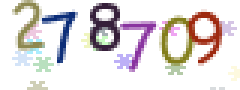
%> input picture auth_img.png, 80 x 30 px (shown 3 times larger); the run also reads 4 pictures not shown here
$ octave final.m   (GNU Octave 9; MATLAB toolbox functions it lacks are replaced by stand-ins)
%> lines starting %> are read from the running program, lines starting %| are printed output that depends on the picture; in (x1, y1, x2, y2) boxes, pixels count from 0 and x2, y2 are one past the last pixel; in counts of white or black regions, pixels touching at a corner belong together; the program's own positions count from 1
### doEverything.m
function out=doEverything(pic);
%% zero
zero_std=[0,0,0,0,1,1,1,1,0,0,0,0;0,0,1,1,1,1,1,1,1,0,0,0;0,1,1,1,1,1,1,1,1,1,0,0;0,1,1,1,0,0,0,1,1,1,1,0;1,1,1,1,0,0,0,0,1,1,1,0;1,1,1,0,0,0,0,0,0,1,1,1;1,1,1,0,0,0,0,0,0,1,1,1;1,1,1,0,0,0,0,0,0,1,1,1;1,1,1,0,0,0,0,0,0,1,1,1;1,1,1,0,0,0,0,0,0,1,1,1;1,1,1,0,0,0,0,0,0,1,1,1;1,1,1,0,0,0,0,0,0,1,1,1;0,1,1,1,0,0,0,0,1,1,1,0;0,1,1,1,1,0,0,0,1,1,1,0;0,0,1,1,1,1,1,1,1,1,1,0;0,0,1,1,1,1,1,1,1,1,0,0;0,0,0,0,1,1,1,1,0,0,0,0];
%% one
one_std=[0,0,1,1,1,0,0;0,1,1,1,1,0,0;1,1,1,1,1,0,0;1,1,1,1,1,0,0;0,0,1,1,1,0,0;0,0,1,1,1,0,0;0,0,1,1,1,0,0;0,0,1,1,1,0,0;0,0,1,1,1,0,0;0,0,1,1,1,0,0;0,0,1,1,1,0,0;0,0,1,1,1,0,0;0,0,1,1,1,0,0;0,0,1,1,1,0,0;1,1,1,1,1,1,1;1,1,1,1,1,1,1];
%% two
two_std=[0,0,0,1,1,1,0,0,0;0,1,1,1,1,1,1,1,0;1,1,1,1,1,1,1,1,1;1,1,1,1,0,1,1,1,1;1,1,0,0,0,0,1,1,1;0,0,0,0,0,0,1,1,1;0,0,0,0,0,0,1,1,1;0,0,0,0,0,1,1,1,1;0,0,0,1,1,1,1,1,0;0,0,1,1,1,1,1,0,0;0,1,1,1,1,1,0,0,0;1,1,1,1,0,0,0,0,0;1,1,1,0,0,0,0,0,0;1,1,1,0,0,0,0,0,0;1,1,1,1,1,1,1,1,0;1,1,1,1,1,1,1,1,1;1,1,1,1,1,1,1,1,1];
%% three
three_std=[0,0,0,1,1,1,1,1,0,0,0;0,1,1,1,1,1,1,1,1,0,0;1,1,1,1,1,1,1,1,1,1,0;0,1,1,0,0,0,0,1,1,1,0;0,0,0,0,0,0,0,1,1,1,0;0,0,0,0,0,0,0,1,1,1,0;0,0,0,0,1,1,1,1,1,1,0;0,0,0,1,1,1,1,1,1,0,0;0,0,0,1,1,1,1,1,1,1,0;0,0,0,0,0,0,0,1,1,1,1;0,0,0,0,0,0,0,0,1,1,1;0,0,0,0,0,0,0,0,1,1,1;0,1,0,0,0,0,0,0,1,1,1;1,1,1,1,0,0,0,1,1,1,1;0,1,1,1,1,1,1,1,1,1,0;0,1,1,1,1,1,1,1,1,0,0;0,0,0,1,1,1,1,0,0,0,0];
%% four
four_std=[0,0,0,0,0,0,1,1,1,0,0;0,0,0,0,0,1,1,1,1,0,0;0,0,0,0,0,1,1,1,1,0,0;0,0,0,0,1,1,1,1,1,0,0;0,0,0,0,1,1,0,1,1,0,0;0,0,0,1,1,1,0,1,1,0,0;0,0,1,1,1,0,0,1,1,0,0;0,0,1,1,1,0,0,1,1,0,0;0,1,1,1,0,0,0,1,1,0,0;1,1,1,1,0,0,0,1,1,0,0;1,1,1,1,1,1,1,1,1,1,1;1,1,1,1,1,1,1,1,1,1,1;0,0,0,0,0,0,0,1,1,0,0;0,0,0,0,0,0,0,1,1,0,0;0,0,0,0,0,0,0,1,1,0,0;0,0,0,0,0,0,0,1,1,0,0];
%% five
five_std=[1,1,1,1,1,1,1,1,1,1,1,0;1,1,1,1,1,1,1,1,1,1,1,0;1,1,1,1,1,1,1,1,1,1,0,0;1,1,1,0,0,0,0,0,0,0,0,0;1,1,1,1,1,1,1,1,1,0,0,0;1,1,1,1,1,1,1,1,1,1,0,0;1,1,1,1,1,1,1,1,1,1,1,0;1,1,1,1,0,0,0,0,1,1,1,0;1,1,1,0,0,0,0,0,0,1,1,1;0,0,0,0,0,0,0,0,0,1,1,1;0,0,0,0,0,0,0,0,0,1,1,1;0,0,0,0,0,0,0,0,1,1,1,0;1,1,1,0,0,0,0,0,1,1,1,0;1,1,1,1,0,0,1,1,1,1,1,0;1,1,1,1,1,1,1,1,1,1,0,0;0,1,1,1,1,1,1,1,1,0,0,0;0,0,0,0,1,1,0,0,0,0,0,0];
%% six
six_std=[0,0,0,0,0,0,1,1,0,0,0,0;0,0,0,0,0,1,1,1,1,0,0,0;0,0,0,0,1,1,1,1,0,0,0,0;0,0,0,1,1,1,1,0,0,0,0,0;0,0,1,1,1,1,0,0,0,0,0,0;0,0,1,1,1,0,0,0,0,0,0,0;0,1,1,1,0,1,1,1,1,0,0,0;0,1,1,1,1,1,1,1,1,1,1,0;1,1,1,1,1,1,1,1,1,1,1,0;1,1,1,1,0,0,0,0,1,1,1,1;1,1,1,0,0,0,0,0,0,1,1,1;1,1,1,0,0,0,0,0,0,1,1,1;1,1,1,0,0,0,0,0,0,1,1,1;0,1,1,1,0,0,0,0,1,1,1,1;0,1,1,1,1,1,1,1,1,1,1,0;0,0,1,1,1,1,1,1,1,1,0,0;0,0,0,1,1,1,1,1,1,0,0,0];
%% seven
seven_std=[1,1,1,1,1,1,1,1,1,1,1,1;1,1,1,1,1,1,1,1,1,1,1,1;1,1,1,1,1,1,1,1,1,1,1,1;0,0,0,0,0,0,0,1,1,1,1,0;0,0,0,0,0,0,0,1,1,1,0,0;0,0,0,0,0,0,1,1,1,0,0,0;0,0,0,0,0,0,1,1,1,0,0,0;0,0,0,0,0,1,1,1,1,0,0,0;0,0,0,0,0,1,1,1,0,0,0,0;0,0,0,0,0,1,1,1,0,0,0,0;0,0,0,0,1,1,1,1,0,0,0,0;0,0,0,0,1,1,1,0,0,0,0,0;0,0,0,0,1,1,1,0,0,0,0,0;0,0,0,1,1,1,1,0,0,0,0,0;0,0,0,1,1,1,0,0,0,0,0,0;0,0,0,1,1,1,0,0,0,0,0,0;0,0,0,1,1,0,0,0,0,0,0,0];
%% eight
eight_std=[0,0,1,1,1,1,1,1,1,0,0;0,1,1,1,1,1,1,1,1,1,0;1,1,1,1,1,1,1,1,1,1,0;1,1,1,0,0,0,0,0,1,1,1;1,1,1,0,0,0,0,0,1,1,1;1,1,1,1,0,0,1,1,1,1,0;1,1,1,1,1,1,1,1,1,1,0;0,1,1,1,1,1,1,1,1,0,0;1,1,1,1,1,1,1,1,1,1,0;1,1,1,0,0,0,0,1,1,1,0;1,1,1,0,0,0,0,0,1,1,0;1,1,1,0,0,0,0,0,1,1,1;1,1,1,0,0,0,0,1,1,1,0;1,1,1,1,0,0,1,1,1,1,0;1,1,1,1,1,1,1,1,1,1,0;0,1,1,1,1,1,1,1,1,0,0;0,0,0,0,1,1,0,0,0,0,0];
%% nine
nine_std=[0,0,0,1,1,1,1,1,0,0,0;0,0,1,1,1,1,1,1,1,0,0;0,1,1,1,1,1,1,1,1,1,0;1,1,1,1,0,0,0,1,1,1,1;1,1,1,0,0,0,0,0,1,1,1;1,1,1,0,0,0,0,0,0,1,1;1,1,1,0,0,0,0,0,0,1,1;1,1,1,0,0,0,0,0,1,1,1;1,1,1,1,0,0,0,1,1,1,1;0,1,1,1,1,1,1,1,1,1,1;0,1,1,1,1,1,1,1,1,1,1;0,0,0,1,1,1,1,1,1,1,1;0,0,0,0,0,0,0,1,1,1,0;0,0,0,0,0,0,1,1,1,1,0;0,0,0,0,0,1,1,1,1,0,0;0,0,0,1,1,1,1,1,0,0,0;0,0,1,1,1,1,1,0,0,0,0;0,0,1,1,1,0,0,0,0,0,0];
%% resize num
zero_std=resize30(zero_std);
one_std=resize30(one_std);
two_std=resize30(two_std);
three_std=resize30(three_std);
four_std=resize30(four_std);
five_std=resize30(five_std);
six_std=resize30(six_std);
seven_std=resize30(seven_std);
eight_std=resize30(eight_std);
nine_std=resize30(nine_std);
%% Start
pic_new=preprocess(pic);
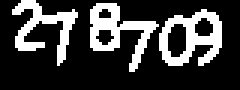
%> pic_new: size 30x80 single (shown 3 times larger); values 0 (black) and 1 (white), 24% white; 3 white regions, box (x1, y1, x2, y2) and area: (53, 3, 74, 22) 207, (30, 1, 53, 24) 198, (4, 0, 26, 22) 171
L=bwlabel(pic_new,4);
%> L: size 30x80 double; 4 distinct labels, from 0 to 3
[ele1 ele2 ele3 ele4 ele5 ele6]=cut(L,pic,0);
ele1(ele1>0)=1;
ele2(ele2>0)=1;
ele3(ele3>0)=1;
ele4(ele4>0)=1;
ele5(ele5>0)=1;
ele6(ele6>0)=1;
[ans1 ans2 ans3 ans4 ans5 ans6]=findAns(ele1,ele2,ele3,ele4,ele5,ele6,zero_std,one_std,two_std,three_std,four_std,five_std,six_std,seven_std,eight_std,nine_std);
out=[ans1 ans2 ans3 ans4 ans5 ans6];

### cut.m
function [ele1 ele2 ele3 ele4 ele5 ele6]=cut(L,input,flag);
%> called with flag = 0
[M N]=size(L);
t=1;
word=1;
for k=1:6
    lx=100;ly=100;rx=0;ry=0;
    for i=1:M
        for j=1:N
            if i<lx && L(i,j)==k lx=i;
            end
            if i>rx && L(i,j)==k rx=i;
            end
            if j<ly && L(i,j)==k ly=j;
            end
            if j>ry && L(i,j)==k ry=j;
            end
        end
    end
    %lx,rx,ly,ry
    if ry-ly>=15 && lx~=100 && flag==0
        %lx,ly,rx,ry
        image=input;
        image=im2uint8(image);
        image(image<20)=0;
        image=im2single(image);
        get=image(lx:rx,ly:ry);
        %[tmp1 tmp2 tmp1_ori tmp2_ori]=extractConnect(get);
        %tmp1,get,tmp2
        if ry-ly<30
            [tmp1 tmp2]=extractMulti_Connect(get,2);
            %tmp1=ext(1);tmp2=ext(2);
            %sum(tmp1(:)),sum(tmp2(:))
            if sum(tmp1(:))==0 || sum(tmp2(:))==0
                [tmp1 tmp2]=extractMulti_Connect_New(get,2);
            end
            if sum(tmp1(:))==0 || sum(tmp2(:))==0
                [tmp1 tmp2]=extractMulti_Connect_Super(get,2);
            end
            tmp1=cut(tmp1,tmp1,1);
            %tmp1=cut(tmp1,tmp1);
            tmp2=cut(tmp2,tmp2,1);
            %tmp2=cut(tmp2,tmp2);
            tmp1(tmp1>0)=1;
            tmp2(tmp2>0)=1;
            if t==1
                ele1=tmp1;
                ele2=tmp2;
            elseif t==2
                ele2=tmp1;
                ele3=tmp2;
            elseif t==3
                ele3=tmp1;
                ele4=tmp2;
            elseif t==4
                ele4=tmp1;
                ele5=tmp2;
            elseif t==5
                ele5=tmp1;
                ele6=tmp2;
            end
            word=word+1;
            t=t+2;
            k=k+2;
            continue;
        elseif ry-ly<40
            [tmp1 tmp2 tmp3]=extractMulti_Connect(get,3);
            %sum(tmp1(:)),sum(tmp2(:)),sum(tmp3(:))
            if sum(tmp1(:))==0 || sum(tmp2(:))==0 || sum(tmp3(:))==0
                [tmp1 tmp2 tmp3]=extractMulti_Connect_New(get,3);
            end
            if sum(tmp1(:))==0 || sum(tmp2(:))==0 || sum(tmp3(:))==0
                [tmp1 tmp2 tmp3]=extractMulti_Connect_Super(get,3);
            end
            tmp1=cut(tmp1,tmp1,1);
            tmp2=cut(tmp2,tmp2,1);
            tmp3=cut(tmp3,tmp3,1);
            tmp1(tmp1>0)=1;
            tmp2(tmp2>0)=1;
            tmp3(tmp3>0)=1;
            if t==1
                ele1=tmp1;
                ele2=tmp2;
                ele3=tmp3;
            elseif t==2
                ele2=tmp1;
                ele3=tmp2;
                ele4=tmp3;
            elseif t==3
                ele3=tmp1;
                ele4=tmp2;
                ele5=tmp3;
            elseif t==4
                ele4=tmp1;
                ele5=tmp2;
                ele6=tmp3;
            end
            word=word+1;
            t=t+3;
            k=k+3;
            continue;
        elseif ry-ly<50
            [tmp1 tmp2 tmp3 tmp4]=extractMulti_Connect(get,4);
            %sum(tmp1(:)),sum(tmp2(:)),sum(tmp3(:)),sum(tmp4(:))
            if sum(tmp1(:))==0 || sum(tmp2(:))==0 || sum(tmp3(:))==0 || sum(tmp4(:))==0
                [tmp1 tmp2 tmp3 tmp4]=extractMulti_Connect_New(get,4);
            end
            if sum(tmp1(:))==0 || sum(tmp2(:))==0 || sum(tmp3(:))==0 || sum(tmp4(:))==0
                [tmp1 tmp2 tmp3 tmp4]=extractMulti_Connect_Super(get,4);
            end
            tmp1=cut(tmp1,tmp1,1);
            tmp2=cut(tmp2,tmp2,1);
            tmp3=cut(tmp3,tmp3,1);
            tmp4=cut(tmp4,tmp4,1);
            tmp1(tmp1>0)=1;
            tmp2(tmp2>0)=1;
            tmp3(tmp3>0)=1;
            tmp4(tmp4>0)=1;
            if t==1
                ele1=tmp1;
                ele2=tmp2;
                ele3=tmp3;
                ele4=tmp4;
            elseif t==2
                ele2=tmp1;
                ele3=tmp2;
                ele4=tmp3;
                ele5=tmp4;
            elseif t==3
                ele3=tmp1;
                ele4=tmp2;
                ele5=tmp3;
                ele6=tmp4;
            end
            word=word+1;
            t=t+4;
            k=k+4;
            continue;
        else
            [tmp1 tmp2 tmp3 tmp4 tmp5]=extractMulti_Connect(get,5);
            %sum(tmp1(:)),sum(tmp2(:)),sum(tmp3(:)),sum(tmp4(:)),sum(tmp5(:))
            if sum(tmp1(:))==0 || sum(tmp2(:))==0 || sum(tmp3(:))==0 || sum(tmp4(:))==0 || sum(tmp5(:))==0
                [tmp1 tmp2 tmp3 tmp4 tmp5]=extractMulti_Connect_New(get,5);
            end
            if sum(tmp1(:))==0 || sum(tmp2(:))==0 || sum(tmp3(:))==0 || sum(tmp4(:))==0 || sum(tmp5(:))==0
                [tmp1 tmp2 tmp3 tmp4 tmp5]=extractMulti_Connect_Super(get,5);
            end
            tmp1=cut(tmp1,tmp1,1);
            tmp2=cut(tmp2,tmp2,1);
            tmp3=cut(tmp3,tmp3,1);
            tmp4=cut(tmp4,tmp4,1);
            tmp5=cut(tmp5,tmp5,1);
            tmp1(tmp1>0)=1;
            tmp2(tmp2>0)=1;
            tmp3(tmp3>0)=1;
            tmp4(tmp4>0)=1;
            tmp5(tmp5>0)=1;
            if t==1
                ele1=tmp1;
                ele2=tmp2;
                ele3=tmp3;
                ele4=tmp4;
                ele5=tmp5;
            elseif t==2
                ele2=tmp1;
                ele3=tmp2;
                ele4=tmp3;
                ele5=tmp4;
                ele6=tmp5;
            end
            word=word+1;
            t=t+5;
            k=k+5;
            continue;


        end
    end

    if lx~=100 && t==1 && ry<=80
        ele1=L(lx:rx,ly:ry);
        ele1(ele1~=word)=0;
        t=t+1;
        word=word+1;
    elseif lx~=100 && t==2 && ry<=80
        ele2=L(lx:rx,ly:ry);
        ele2(ele2~=word)=0;
        t=t+1;
        word=word+1;
    elseif lx~=100 && t==3 && ry<=80
        ele3=L(lx:rx,ly:ry);
        ele3(ele3~=word)=0;
        t=t+1;
        word=word+1;
    elseif lx~=100 && t==4 && ry<=80
        ele4=L(lx:rx,ly:ry);
        ele4(ele4~=word)=0;
        t=t+1;
        word=word+1;
    elseif lx~=100 && t==5 && ry<=80
        ele5=L(lx:rx,ly:ry);
        ele5(ele5~=word)=0;
        t=t+1;
        word=word+1;
    elseif lx~=100 && t==6 && ry<=80
        ele6=L(lx:rx,ly:ry);
        ele6(ele6~=word)=0;
        t=t+1;
        word=word+1;
    end

end
%> this loop made 6 passes
%> pass 1, in cut, `get=image(lx:rx,ly:ry);`:
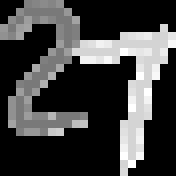
%> get: size 22x22 single (shown 8 times larger); min 0, max 0.165, mean 0.041; drawn with min black and max white
%> after the loop, t = 7; word = 4
end

### extractMulti_Connect.m
function [ bw1 bw2 bw3 bw4 bw5 bw6]= extractMulti_Connect( input_bw, dim )
level = multithresh(input_bw,dim);
level = double(level);
[input_r input_c] = size(input_bw);
[r c] = size(level);
% initialize outputs
bw1 = zeros(input_r,input_c,'double');
bw2 = zeros(input_r,input_c,'double');
bw3 = zeros(input_r,input_c,'double');
bw4 = zeros(input_r,input_c,'double');
bw5 = zeros(input_r,input_c,'double');
bw6 = zeros(input_r,input_c,'double');
for i=c:-1:1,
    if i==c,
        bw = im2bw(input_bw, level(1,i));
        last_one = input_bw;
    else
        bw = im2bw(last_one, level(1,i));
    end
    % dilate and erosion
    se = strel('disk',1);
    bw = imerode(bw,se);
    bw = imdilate(bw,se);
    bw = im2bw(bw,0);
    %figure, imshow(bw);
    last_one = last_one - bw;
    last_one(last_one<0) = 0;
    if i==6,
        bw6 = bw;
    elseif i==5,
        bw5 = bw;
    elseif i==4,
        bw4 = bw;
    elseif i==3,
        bw3 = bw;
        %bw4 = last_one;
    elseif i==2,
        bw2 = bw;
        %bw5 = last_one;
    elseif i==1,
        bw1 = bw;
        %bw6 = last_one;
    end
    %figure, imshow(bw);
    %figure, imshow(last_one);
end

end

### resize30.m
function out=resize30(image);
[x,y]=size(image);
tmp=zeros(30,30);
tmp(1:x,1:y)=image;
out=tmp;

### identify.m
function [output out]=identify(num,zero_std,one_std,two_std,three_std,four_std,...
                            five_std,six_std,seven_std,eight_std,nine_std);

num=resize30(num);
%> num: size 30x30 double; values 0 (black) and 1 (white), 9.4% white; 1 white region, box (x1, y1, x2, y2) and area: (0, 0, 10, 17) 85
zero_pos=0;one_pos=0;two_pos=0;three_pos=0;four_pos=0;
five_pos=0;six_pos=0;seven_pos=0;eight_pos=0;nine_pos=0;
for i=1:30
    for j=1:30
    if num(i,j)==zero_std(i,j)
        zero_pos=zero_pos+1;
    end
    if num(i,j)==one_std(i,j)
        one_pos=one_pos+1;
    end
    if num(i,j)==two_std(i,j)
        two_pos=two_pos+1;
    end
    if num(i,j)==three_std(i,j)
        three_pos=three_pos+1;
    end
    if num(i,j)==four_std(i,j)
        four_pos=four_pos+1;
    end
    if num(i,j)==five_std(i,j)
        five_pos=five_pos+1;
    end
    if num(i,j)==six_std(i,j)
        six_pos=six_pos+1;
    end
    if num(i,j)==seven_std(i,j)
        seven_pos=seven_pos+1;
    end
    if num(i,j)==eight_std(i,j)
        eight_pos=eight_pos+1;
    end
    if num(i,j)==nine_std(i,j)
        nine_pos=nine_pos+1;
    end
    end
end
%> after the loop, eight_pos = 826; five_pos = 807; four_pos = 803; nine_pos = 820; one_pos = 832; seven_pos = 840; six_pos = 809; three_pos = 851; two_pos = 870; zero_pos = 817
%zero_pos,one_pos,two_pos,three_pos,four_pos,
%five_pos,six_pos,seven_pos,eight_pos,nine_pos
out=zero_pos;
%> out = 817
output=0;
if out<one_pos
    out=one_pos;
%> out = 832
    output=1;
end
if out<two_pos
    out=two_pos;
%> out = 870
    output=2;
end
if out<three_pos
    out=three_pos;
    output=3;
end
if out<four_pos
    out=four_pos;
    output=4;
end
if out<five_pos
    out=five_pos;
    output=5;
end
if out<six_pos
    out=six_pos;
    output=6;
end
if out<seven_pos
    out=seven_pos;
    output=7;
end
if out<eight_pos
    out=eight_pos;
    output=8;
end
if out<nine_pos
    out=nine_pos;
    output=9;
end
%imshow(num);
end


### findAns.m
function [ans1 ans2 ans3 ans4 ans5 ans6]=findAns(ele1,ele2,ele3,ele4,ele5,ele6,...
                                                    zero_std,one_std,two_std,three_std,four_std,...
                                                        five_std,six_std,seven_std,eight_std,nine_std);
[num1 pro1]=identify(ele1,zero_std,one_std,two_std,three_std,four_std,five_std,six_std,seven_std,eight_std,nine_std);
%> num1 = 2; pro1 = 870
[num2 pro2]=identify(ele2,zero_std,one_std,two_std,three_std,four_std,five_std,six_std,seven_std,eight_std,nine_std);
%> num2 = 4; pro2 = 820
[num3 pro3]=identify(ele3,zero_std,one_std,two_std,three_std,four_std,five_std,six_std,seven_std,eight_std,nine_std);
%> num3 = 8; pro3 = 881
[num4 pro4]=identify(ele4,zero_std,one_std,two_std,three_std,four_std,five_std,six_std,seven_std,eight_std,nine_std);
%> num4 = 7; pro4 = 889
[num5 pro5]=identify(ele5,zero_std,one_std,two_std,three_std,four_std,five_std,six_std,seven_std,eight_std,nine_std);
%> num5 = 0; pro5 = 866
[num6 pro6]=identify(ele6,zero_std,one_std,two_std,three_std,four_std,five_std,six_std,seven_std,eight_std,nine_std);
%> num6 = 9; pro6 = 851

tele1=imrotate(ele1,10);
tele1=bwlabel(tele1);
tele1=cut(tele1,tele1,0);
tele2=imrotate(ele2,10);
tele2=bwlabel(tele2);
tele2=cut(tele2,tele2,0);
tele3=imrotate(ele3,10);
tele3=bwlabel(tele3);
tele3=cut(tele3,tele3,0);
tele4=imrotate(ele4,10);
tele4=bwlabel(tele4);
tele4=cut(tele4,tele4,0);
tele5=imrotate(ele5,10);
tele5=bwlabel(tele5);
tele5=cut(tele5,tele5,0);
tele6=imrotate(ele6,10);
tele6=bwlabel(tele6);
tele6=cut(tele6,tele6,0);

[tnum1 tpro1]=identify(tele1,zero_std,one_std,two_std,three_std,four_std,five_std,six_std,seven_std,eight_std,nine_std);
%> tnum1 = 2; tpro1 = 850
[tnum2 tpro2]=identify(tele2,zero_std,one_std,two_std,three_std,four_std,five_std,six_std,seven_std,eight_std,nine_std);
%> tnum2 = 4; tpro2 = 822
[tnum3 tpro3]=identify(tele3,zero_std,one_std,two_std,three_std,four_std,five_std,six_std,seven_std,eight_std,nine_std);
%> tnum3 = 8; tpro3 = 861
[tnum4 tpro4]=identify(tele4,zero_std,one_std,two_std,three_std,four_std,five_std,six_std,seven_std,eight_std,nine_std);
%> tnum4 = 9; tpro4 = 823
[tnum5 tpro5]=identify(tele5,zero_std,one_std,two_std,three_std,four_std,five_std,six_std,seven_std,eight_std,nine_std);
%> tnum5 = 0; tpro5 = 850
[tnum6 tpro6]=identify(tele6,zero_std,one_std,two_std,three_std,four_std,five_std,six_std,seven_std,eight_std,nine_std);
%> tnum6 = 9; tpro6 = 815

tele1=imrotate(ele1,-10);
tele1=bwlabel(tele1);
tele1=cut(tele1,tele1,0);
tele2=imrotate(ele2,-10);
tele2=bwlabel(tele2);
tele2=cut(tele2,tele2,0);
tele3=imrotate(ele3,-10);
tele3=bwlabel(tele3);
tele3=cut(tele3,tele3,0);
tele4=imrotate(ele4,-10);
tele4=bwlabel(tele4);
tele4=cut(tele4,tele4,0);
tele5=imrotate(ele5,-10);
tele5=bwlabel(tele5);
tele5=cut(tele5,tele5,0);
tele6=imrotate(ele6,-10);
tele6=bwlabel(tele6);
tele6=cut(tele6,tele6,0);

[ttnum1 ttpro1]=identify(tele1,zero_std,one_std,two_std,three_std,four_std,five_std,six_std,seven_std,eight_std,nine_std);
%> ttnum1 = 2; ttpro1 = 846
[ttnum2 ttpro2]=identify(tele2,zero_std,one_std,two_std,three_std,four_std,five_std,six_std,seven_std,eight_std,nine_std);
%> ttnum2 = 7; ttpro2 = 882
[ttnum3 ttpro3]=identify(tele3,zero_std,one_std,two_std,three_std,four_std,five_std,six_std,seven_std,eight_std,nine_std);
%> ttnum3 = 8; ttpro3 = 835
[ttnum4 ttpro4]=identify(tele4,zero_std,one_std,two_std,three_std,four_std,five_std,six_std,seven_std,eight_std,nine_std);
%> ttnum4 = 7; ttpro4 = 850
[ttnum5 ttpro5]=identify(tele5,zero_std,one_std,two_std,three_std,four_std,five_std,six_std,seven_std,eight_std,nine_std);
%> ttnum5 = 6; ttpro5 = 855
[ttnum6 ttpro6]=identify(tele6,zero_std,one_std,two_std,three_std,four_std,five_std,six_std,seven_std,eight_std,nine_std);
%> ttnum6 = 9; ttpro6 = 842

tmp=pro1;
%> tmp = 870
ans1=num1;
%> ans1 = 2
if tmp<tpro1
    tmp=tpro1;
    ans1=tnum1;
end
if tmp<ttpro1
    tmp=ttpro1;
    ans1=ttnum1;
end
tmp=pro2;
%> tmp = 820
ans2=num2;
%> ans2 = 4
if tmp<tpro2
    tmp=tpro2;
%> tmp = 822
    ans2=tnum2;
end
if tmp<ttpro2
    tmp=ttpro2;
%> tmp = 882
    ans2=ttnum2;
%> ans2 = 7
end
tmp=pro3;
%> tmp = 881
ans3=num3;
%> ans3 = 8
if tmp<tpro3
    tmp=tpro3;
    ans3=tnum3;
end
if tmp<ttpro3
    tmp=ttpro3;
    ans3=ttnum3;
end
tmp=pro4;
%> tmp = 889
ans4=num4;
%> ans4 = 7
if tmp<tpro4
    tmp=tpro4;
    ans4=tnum4;
end
if tmp<ttpro4
    tmp=ttpro4;
    ans4=ttnum4;
end
tmp=pro5;
%> tmp = 866
ans5=num5;
%> ans5 = 0
if tmp<tpro5
    tmp=tpro5;
    ans5=tnum5;
end
if tmp<ttpro5
    tmp=ttpro5;
    ans5=ttnum5;
end
tmp=pro6;
%> tmp = 851
ans6=num6;
%> ans6 = 9
if tmp<tpro6
    tmp=tpro6;
    ans6=tnum6;
end
if tmp<ttpro6
    tmp=ttpro6;
    ans6=ttnum6;
end
%pro3,num3,tpro3,tnum3,ttpro3,ttnum3

### preprocess.m
function output=preprocess(image);
output=image;
output(output<20)=255;
output(output<255)=0;
output=im2single(output);
output=1-output;
%imshow(output);

end

### final.m

pic=imread('auth_img.png');
ans=doEverything(pic);
%> in doEverything, `[ans1 ans2 ans3 ans4 ans5 ans6]=findAns(ele1,ele2,ele3,ele4,ele5,ele6,..`: ans1 = 2; ans2 = 7; ans3 = 8; ans4 = 7; ans5 = 0; ans6 = 9
%> in doEverything, `out=[ans1 ans2 ans3 ans4 ans5 ans6];`: out = [2 7 8 7 0 9]
%> ans = [2 7 8 7 0 9]

%% 034346
pic_034346=imread('034346.png');
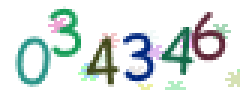
%> input picture 034346.png, 80 x 30 px (shown 3 times larger)
ans=doEverything(pic_034346);
%> in doEverything (call 2), `L=bwlabel(pic_new,4);`:
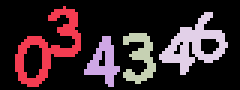
%> L: size 30x80 double (shown 3 times larger); 5 distinct labels, from 0 to 4; one colour per label, 0 black
%> the loop in cut (call 20), `for k=1:6` made 6 passes
%> pass 1, in cut (call 20), `get=image(lx:rx,ly:ry);`:
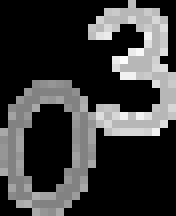
%> get: size 27x22 single (shown 8 times larger); min 0, max 0.153, mean 0.0359; drawn with min black and max white
%> pass 1, in cut (call 20), `[tmp1 tmp2]=extractMulti_Connect(get,2);`:
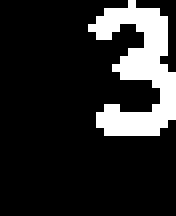
%> tmp2: size 27x22 logical (shown 8 times larger); 16% white; 1 white region, box (x1, y1, x2, y2) and area: (11, 0, 22, 17) 95
%> after the loop in cut (call 20), `for k=1:6`: word = 5
%> in identify (call 32), `num=resize30(num);`:
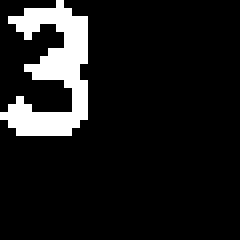
%> num: size 30x30 double (shown 8 times larger); values 0 (black) and 1 (white), 10.6% white; 1 white region, box (x1, y1, x2, y2) and area: (0, 0, 11, 17) 95
%> after the loop in identify (call 32), `for i=1:30`: eight_pos = 826; five_pos = 809; four_pos = 793; nine_pos = 820; one_pos = 802; seven_pos = 816; six_pos = 831; three_pos = 859; two_pos = 832; zero_pos = 829
%> in identify (call 32), `out=two_pos;`: out = 832
%> in identify (call 32), `out=three_pos;`: out = 859
ans_034346=isequal(ans,[0 3 4 3 4 6]);
%PASS
%% 747491
pic_747491=imread('747491.png');
ans=doEverything(pic_747491);
ans_747491=isequal(ans,[7 4 7 4 9 1]);
%PASS
%% 151808
pic_151808=imread('151808.png');
ans=doEverything(pic_151808);
ans_151808=isequal(ans,[1 5 1 8 0 8]);
%PASS
%% 411749
pic_411749=imread('411749.png');
ans=doEverything(pic_411749);
ans_411749=isequal(ans,[4 1 1 7 4 9]);
%PASS
%% 784021
pic_784021=imread('784021.png');
ans=doEverything(pic_784021);
ans_784021=isequal(ans,[7 8 4 0 2 1]);
%PASS
%% 789454
%> (the run ends here)
